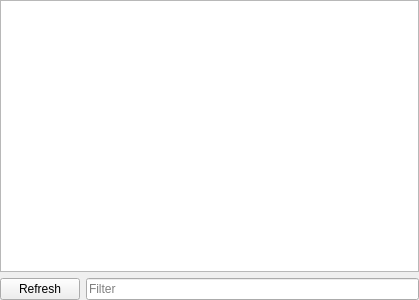
<?xml version="1.0" encoding="UTF-8"?>
<ui version="4.0">
 <class>SymbolTreeWidget</class>
 <widget class="QWidget" name="SymbolTreeWidget">
  <property name="geometry">
   <rect>
    <x>0</x>
    <y>0</y>
    <width>419</width>
    <height>300</height>
   </rect>
  </property>
  <property name="windowTitle">
   <string>Form</string>
  </property>
  <layout class="QVBoxLayout" name="vertical_layout">
   <property name="leftMargin">
    <number>0</number>
   </property>
   <property name="topMargin">
    <number>0</number>
   </property>
   <property name="rightMargin">
    <number>0</number>
   </property>
   <property name="bottomMargin">
    <number>0</number>
   </property>
   <item>
    <widget class="QTreeView" name="treeView"/>
   </item>
   <item>
    <layout class="QHBoxLayout" name="bottomPanel">
     <item>
      <widget class="QPushButton" name="refreshButton">
       <property name="text">
        <string>Refresh</string>
       </property>
      </widget>
     </item>
     <item>
      <widget class="QLineEdit" name="filterBox">
       <property name="placeholderText">
        <string>Filter</string>
       </property>
      </widget>
     </item>
    </layout>
   </item>
  </layout>
 </widget>
 <resources/>
 <connections/>
</ui>
